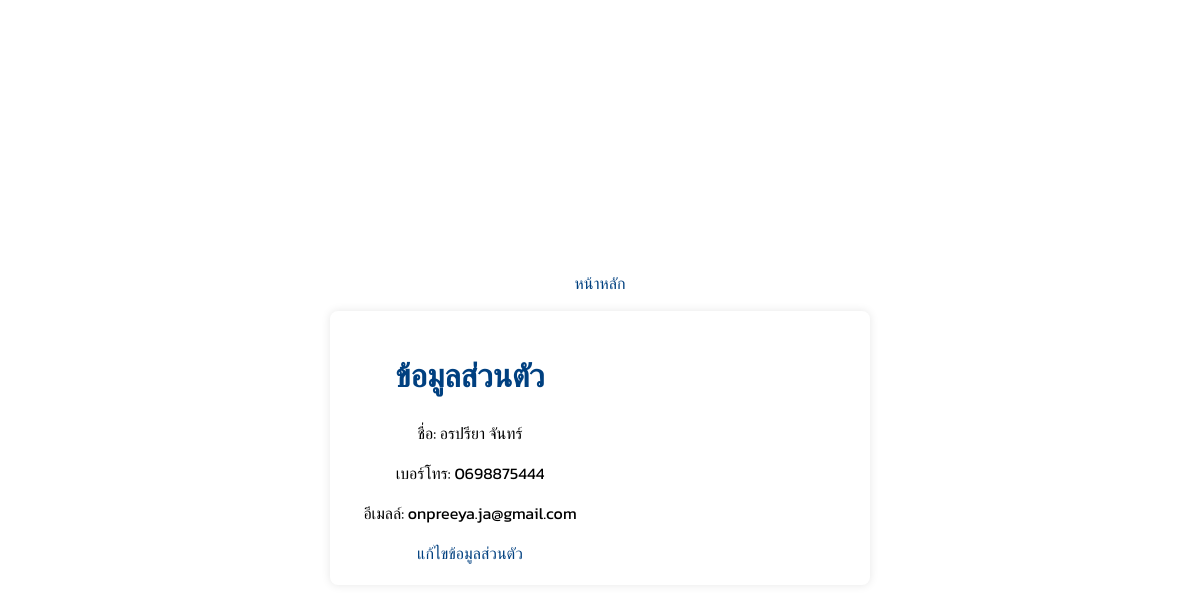
Screenshot of /customer/rooms/showdetail.php (signed in) with the database file from the repository.
### tables this page shows
CREATE TABLE `customer` (
  `cus_user` varchar(30) NOT NULL,
  `cus_pass` varchar(30) NOT NULL,
  `cus_name` varchar(30) NOT NULL,
  `cus_tel` varchar(10) NOT NULL,
  `cus_email` varchar(30) NOT NULL
);

### customer/rooms/showdetail.php (the view, shortened to what this page needs)
<!DOCTYPE html>
<html lang="en">
<head>
</head>
<body>
<?php
require 'server.php';
echo "<p><a href='home.php'>หน้าหลัก</a></p>";
$cus_user = $_SESSION['cus_user'];
$sql = "SELECT customer.cus_name, customer.cus_tel, customer.cus_email, detailbooking.check_in, detailbooking.check_out, detailbooking.rm_id, detailbooking.status
FROM customer
LEFT JOIN detailbooking ON customer.cus_name = detailbooking.cus_name
WHERE customer.cus_user = ?";
$stmt = $conn->prepare($sql);
$stmt->bind_param("s", $cus_user);
$stmt->execute();
$result = $stmt->get_result();
$previous_cus_name = null;
echo "<div class='profile-container'>";
while ($row = $result->fetch_assoc()) {
    if ($row["cus_name"] !== $previous_cus_name) {
        echo "<div class='profile-info'>";
        echo "<h1>ข้อมูลส่วนตัว</h1>";
        echo "<p>ชื่อ: " . $row["cus_name"] . "</p>";
        echo "<p>เบอร์โทร: " . $row["cus_tel"] . "</p>";
        echo "<p>อีเมลล์: " . $row["cus_email"] . "</p>";
        echo "<a href='edit_profile.php'>แก้ไขข้อมูลส่วนตัว</a>";
        echo "</div>";
    }
}
    ?>
</body>
</html>

### customer/rooms/showdetail.php (style rules this page uses)
body { font-family: 'kanit', sans-serif; margin: 0; padding: 20px; display: flex; align-items: center; justify-content: center; flex-direction: column; height: 100vh; }
p { text-align: center; }
h1 { text-align: center; color: #004080; }
.profile-container { display: flex; justify-content: space-between; width: 300%; background-color: #fff; padding: 20px; border-radius: 8px; box-shadow: 0 0 10px rgba(0, 0, 0, 0.1); width: 500px; text-align: center; }
.profile-info, .booking-info { width: 48%; }
a { color: #004080; text-decoration: none; display: inline-block; text-align: center; width: 100%; }

### rows the page displays
customer: cus_name "อรปรียา จันทร์", cus_tel "0698875444", cus_email "onpreeya.ja@gmail.com"
